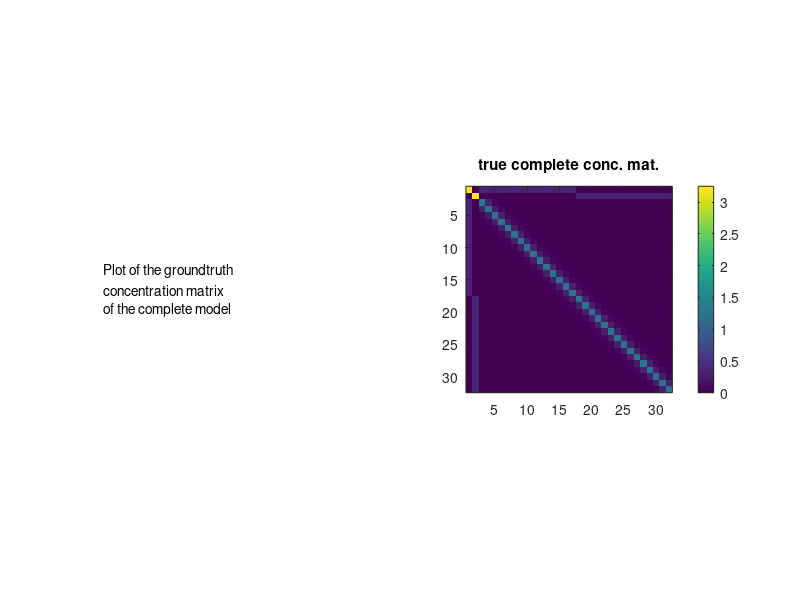
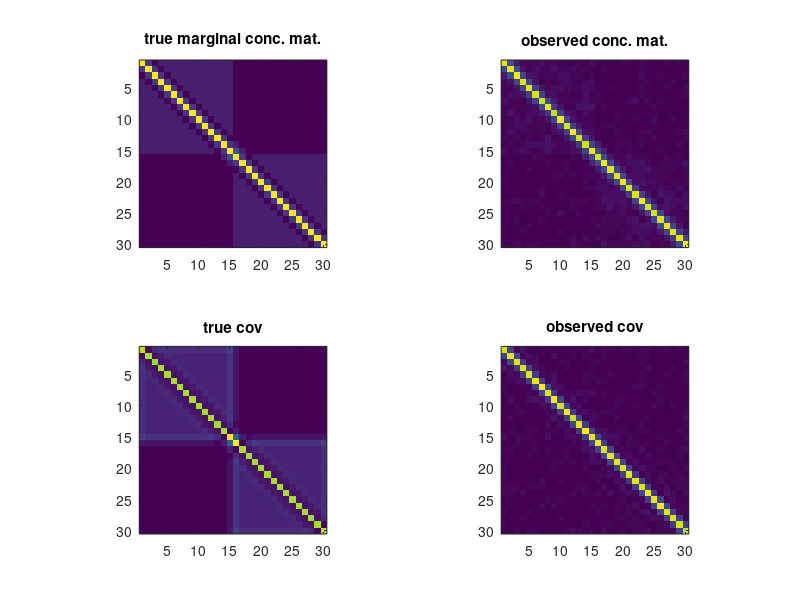

MATLAB code to generate these figures, in order:
% Toy example
% with three blocks of size resp 20,10,5

clear all; clc; close all;
%% settings

n=5000; % number of samples

ks=[15 15];


pl=length(ks); % number of latent variables
po=sum(ks);% number of observed variables

pt=po+pl;
sigma2l=.5;
sigma2lo=.8;
scale=1./sqrt(ks);
% scale=ones(1,pl);

% slo=.2; % level of sparsity on latent-observed block of conceptration mat
% soo=.2; % level of sparsity on latent-observed block of conceptration mat
%Doo=eye(po)/sigma2lo;
dd=-.3*diag(ones(1,po-1),1)-.1*diag(ones(1,po-2),2);
Doo=eye(po)/sigma2lo-(dd+dd');
Dol=zeros(po,pl);
for i=1:pl
    if i>1
        i1=sum(ks(1:(i-1)))+1;
    else
        i1=1;
    end
    i2=i1+ks(i)-1;
    Dol(i1:i2,i)=-ones(ks(i),1)*scale(i)/sigma2lo;
end
Dll=zeros(pl);
for i=1:pl
Dll(i,i)=1/sigma2l+ks(i)*scale(i)^2/sigma2lo;
end

%% construction of the conceptration matrix
Dfull=zeros(pt);
Dfull(1:pl,1:pl)=Dll;
Dfull((pl+1):pt,(pl+1):pt)=Doo;
Dfull(1:pl,(pl+1):pt)=Dol';
Dfull((pl+1):pt,1:pl)=Dol;

Dfull=.5*(Dfull+Dfull');
Dmargo=Doo-Dol*Dol';


descr = {'Plot of the groundtruth '
    'concentration matrix';
    'of the complete model'};

figure(1);clf;
subplot(1,2,1)
axis off;
text(0,.5,descr)
pbaspect([1 1 1]);
subplot(1,2,2)
imagesc(abs(Dfull));
colorbar;
pbaspect([1 1 1]);
title('true complete conc. mat.');

if eigs(Dfull,1,'sa')<0
    error('The conceptration matrix of the complete model is not PSD \n')
end

%% sampling data
mu=zeros(1,pt); % vector of means
Xfull=mvnrnd(mu, inv(Dfull), n)';
X=Xfull((pl+1):pt,:);
S=cov(X');
% S=inv(Dmargo);

%% plotting

figure(2);clf;
subplot(2,2,1);
imagesc(abs(Dmargo));
pbaspect([1 1 1]);
title('true marginal conc. mat.');
subplot(2,2,2);
imagesc(abs(inv(S)));
pbaspect([1 1 1]);
title('observed conc. mat.');
subplot(2,2,3);
imagesc(abs(inv(Dmargo)));
pbaspect([1 1 1]);
title('true cov');
subplot(2,2,4);
imagesc(abs(S));
pbaspect([1 1 1]);
title('observed cov');


 